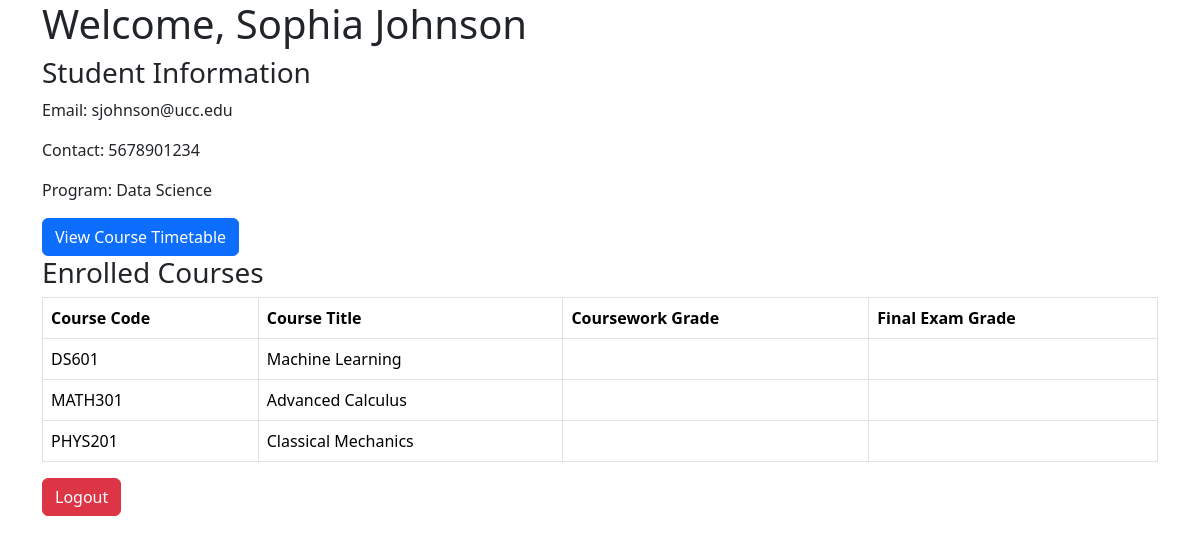
Screenshot of /student_dashboard/student_dashboard.php (signed in) with the database file from the repository.
### tables this page shows
CREATE TABLE `students` (
  `student_id` int(11) NOT NULL,
  `first_name` varchar(50) NOT NULL,
  `middle_name` varchar(50) DEFAULT NULL,
  `last_name` varchar(50) NOT NULL,
  `personal_email` varchar(100) NOT NULL,
  `student_email` varchar(100) DEFAULT NULL,
  `mobile_number` varchar(15) NOT NULL,
  `home_contact` varchar(15) DEFAULT NULL,
  `work_contact` varchar(15) DEFAULT NULL,
  `home_address` varchar(255) DEFAULT NULL,
  `next_of_kin` varchar(100) DEFAULT NULL,
  `next_of_kin_contact` varchar(15) DEFAULT NULL,
  `program_of_study` varchar(100) NOT NULL,
  `gpa` decimal(3,2) DEFAULT NULL
);

CREATE TABLE `course_enrollment` (
  `enrollment_id` int(11) NOT NULL,
  `course_code` varchar(10) NOT NULL,
  `student_id` int(11) NOT NULL,
  `coursework_grade` decimal(5,2) DEFAULT NULL,
  `final_exam_grade` decimal(5,2) DEFAULT NULL
);

CREATE TABLE `courses` (
  `course_code` varchar(10) NOT NULL,
  `title` varchar(100) NOT NULL,
  `credits` int(11) NOT NULL,
  `degree_level` enum('Undergraduate','Graduate') NOT NULL,
  `prerequisites` varchar(100) DEFAULT NULL
);

### student_dashboard/student_dashboard.php (the view, shortened to what this page needs)
<?php
include('db.php');
$user_id = $_SESSION['user_id'];
$query = "SELECT student_id FROM users WHERE user_id = ?";
$stmt = $conn->prepare($query);
$stmt->bind_param('i', $user_id);
$stmt->execute();
$result = $stmt->get_result();
if ($result->num_rows > 0) {
    $row = $result->fetch_assoc();
    $student_id = $row['student_id'];
} else {
    die("No student found with the given user ID.");
}
$student_query = "SELECT * FROM students WHERE student_id = ?";
$stmt = $conn->prepare($student_query);
$stmt->bind_param('i', $student_id);
$stmt->execute();
$student_result = $stmt->get_result();
if ($student_result->num_rows > 0) {
    $student = $student_result->fetch_assoc();
} else {
    die("No student found with the given ID.");
}
$enrollment_query = "
    SELECT
        Courses.course_code, Courses.title, Course_Enrollment.coursework_grade, Course_Enrollment.final_exam_grade
    FROM
        Course_Enrollment
    INNER JOIN
        Courses ON Course_Enrollment.course_code = Courses.course_code
    WHERE
        Course_Enrollment.student_id = ?";
$stmt = $conn->prepare($enrollment_query);
$stmt->bind_param('i', $student_id);
$stmt->execute();
$enrolled_courses = $stmt->get_result();
?>
<!DOCTYPE html>
<html lang="en">
<head>
    <link href="https://cdn.jsdelivr.net/npm/bootstrap@5.3.2/dist/css/bootstrap.min.css" rel="stylesheet">
</head>
<body>
    <div class="container">
        <h1>Welcome, <?php echo htmlspecialchars($student['first_name'] . ' ' . $student['last_name']); ?></h1>
        <h3>Student Information</h3>
        <p>Email: <?php echo htmlspecialchars($student['student_email']); ?></p>
        <p>Contact: <?php echo htmlspecialchars($student['mobile_number']); ?></p>
        <p>Program: <?php echo htmlspecialchars($student['program_of_study']); ?></p>
        <a href="timetable.php" class="btn btn-primary">View Course Timetable</a>
        <h3>Enrolled Courses</h3>
        <?php if ($enrolled_courses->num_rows > 0) { ?>
            <table class="table table-bordered">
                <thead>
                    <tr>
                        <th>Course Code</th>
                        <th>Course Title</th>
                        <th>Coursework Grade</th>
                        <th>Final Exam Grade</th>
                    </tr>
                </thead>
                <tbody>
                    <?php while ($course = $enrolled_courses->fetch_assoc()) { ?>
                        <tr>
                            <td><?php echo htmlspecialchars($course['course_code']); ?></td>
                            <td><?php echo htmlspecialchars($course['title']); ?></td>
                            <td><?php echo htmlspecialchars($course['coursework_grade']); ?></td>
                            <td><?php echo htmlspecialchars($course['final_exam_grade']); ?></td>
                        </tr>
                    <?php } ?>
                </tbody>
            </table>
        <?php } else { ?>
            <p>You are not enrolled in any courses.</p>
        <?php } ?>
        <a href="logout.php" class="btn btn-danger">Logout</a>
    </div>
</body>
</html>

### rows the page displays
students: student_email "sjohnson@ucc.edu", mobile_number "5678901234", program_of_study "Data Science"
course_enrollment: course_code.course_code "DS601", course_code.title "Machine Learning"
course_enrollment: course_code.course_code "MATH301", course_code.title "Advanced Calculus"
course_enrollment: course_code.course_code "PHYS201", course_code.title "Classical Mechanics"
